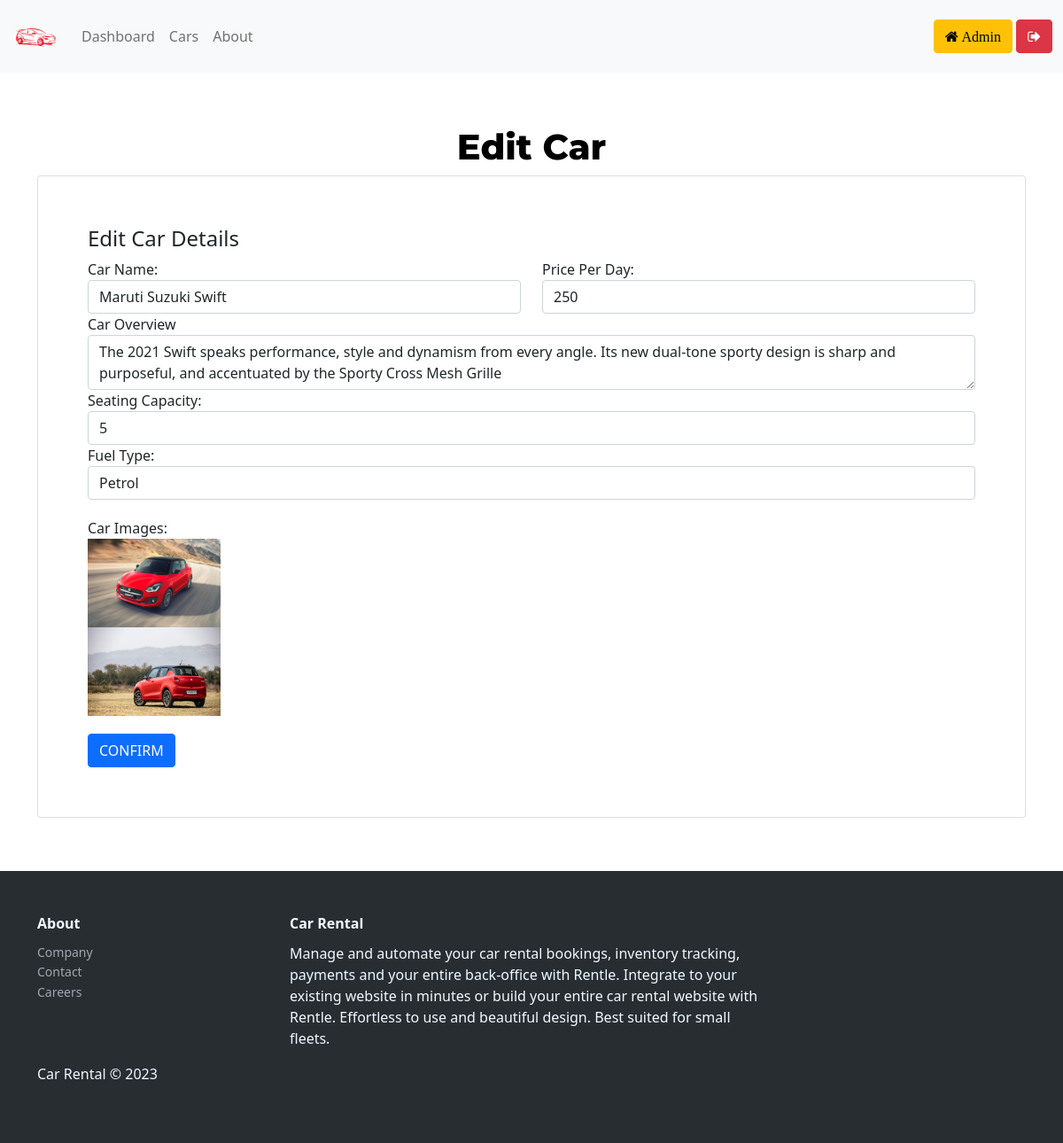
The page /admin/edit-car.php?id=1 (signed in) on the database its author committed.
### tables this page shows
CREATE TABLE `cars` (
  `id` int(11) NOT NULL,
  `CarName` varchar(140) DEFAULT NULL,
  `CarOverview` longtext DEFAULT NULL,
  `CarPrice` int(11) DEFAULT NULL,
  `FuelType` varchar(100) DEFAULT NULL,
  `SeatingCapacity` int(11) DEFAULT NULL,
  `Image1` varchar(140) DEFAULT NULL,
  `Image2` varchar(140) DEFAULT NULL,
  `Image3` varchar(140) DEFAULT NULL
);

### admin/edit-car.php (the view, shortened to what this page needs)
<?php
include('includes/config.php');
if(strlen($_SESSION['adminlogin'])==0)
{
    header('location:login.php');
}
else{
?>
<!DOCTYPE HTML>
<html lang="en">
<head>
<link rel="stylesheet" href="utils/css/bootstrap.min.css" type="text/css">
<link rel="stylesheet" href="css/styling.css" type="text/css">
<link href="https://cdnjs.cloudflare.com/ajax/libs/font-awesome/4.7.0/css/font-awesome.min.css" rel="stylesheet">
</head>
<body>
<?php include('header.php');?>
<div class="container">
    <div class="text-center" style="margin-top:60px">
      <h2 class="header-text">Edit Car</h2>
        </div>
        <div class="col-md-12">
            <div class="card" style="padding:40px">
                <div class="card-body">
                  <h4 class="card-title">Edit Car Details</h4>
                <?php
                $id=intval($_GET['id']);
                $sql ="SELECT * from cars where cars.id=:id";
                $query = $conn -> prepare($sql);
                $query-> bindParam(':id', $id, PDO::PARAM_STR);
                $query->execute();
                $results=$query->fetchAll(PDO::FETCH_OBJ);
                if($query->rowCount() > 0)
                {
                foreach($results as $result)
                {	?>
                <form method="post" >
                    <div class="form-group row">
                      <div class="col">
                        <label>Car Name:</label>
                        <input class="form-control" type="text"  name="name" value="<?php echo htmlentities($result->CarName)?>">
                      </div>
                      <div class="col">
                        <label>Price Per Day:</label>
                        <input class="form-control"  type="number"  name="price" value="<?php echo htmlentities($result->CarPrice)?>">
                      </div>
                    </div>
                    <div class="form-group">
                      <label>Car Overview</label>
                      <textarea class="form-control" name="overview"><?php echo htmlentities($result->CarOverview)?></textarea>
                    </div>
                    <div class="form-group">
                      <label>Seating Capacity:</label>
                      <input class="form-control" name="seats" type="number" value="<?php echo htmlentities($result->SeatingCapacity)?>">
                    </div>
                    <div class="form-group">
                      <label>Fuel Type:</label>
                      <input class="form-control" name="fuel" value="<?php echo htmlentities($result->FuelType)?>">
                    </div>
                    <div class="form-group">
                      <label>Car Images:</label>
                      <div>
                        <img src="../img/cars/<?php echo htmlentities($result->Image1);?>" width="150" height="100" >
                      </div>
                      <div>
                        <img src="../img/cars/<?php echo htmlentities($result->Image2);?>" width="150" height="100">
                      </div>
                    </div>
                    <div class="form-group">
						<button class="btn btn-primary" name="submit" type="submit">CONFIRM</button>
					</div>
                    </div>
                    <?php }}?>
                </div>
            </div>
        </div>
<?php include('footer.php');?>
</body>
</html>
<?php } ?>

### admin/css/styling.css (style rules this page uses)
.header-text { font-size: 40px; color: black; font-weight: 800; font-family: "Montserrat"; }

### rows shown on the page
cars: name "Maruti Suzuki Swift", price "250", overview "The 2021 Swift speaks performance, style and dynamism from every angle. Its new dual-tone sporty design is sharp and purposeful, and accentuated by the Sporty Cross Mesh Grille", seats "5", fuel "Petrol", Image1 (picture), Image2 (picture)
